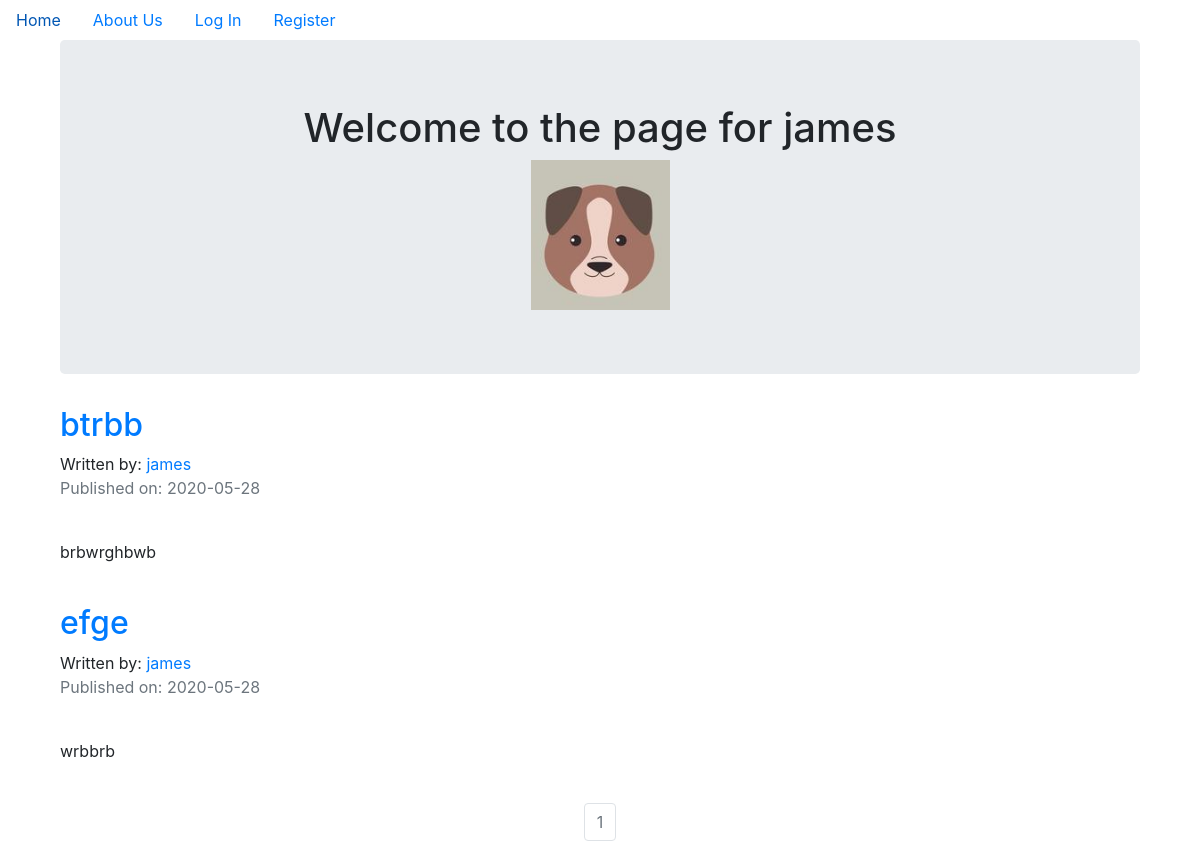
/james, run on the app's committed database.
### puppycompanyblog/models.py (models this page shows, shortened)
class User(db.Model, UserMixin):
    __tablename__ = 'users'
    id = db.Column(db.Integer, primary_key = True)
    profile_image = db.Column(db.String(20), nullable=False, default='default_profile.png')
    email = db.Column(db.String(64), unique=True, index=True)
    username = db.Column(db.String(64), unique=True, index=True)
    password_hash = db.Column(db.String(128))
    posts = db.relationship('BlogPost', backref='author', lazy=True)

class BlogPost(db.Model):
    users = db.relationship(User)
    id = db.Column(db.Integer, primary_key=True)
    user_id = db.Column(db.Integer, db.ForeignKey('users.id'), nullable=False)
    date = db.Column(db.DateTime, nullable=False, default=datetime.utcnow)
    title = db.Column(db.String(140), nullable=False)
    text = db.Column(db.Text, nullable=False)

### puppycompanyblog/users/views.py (the view)
@users.route("/<username>")
def user_posts(username):
    page = request.args.get('page', 1, type=int)
    user = User.query.filter_by(username=username).first_or_404()
    blog_posts = BlogPost.query.filter_by(author=user).order_by(BlogPost.date.desc()).paginate(page=page, per_page=2)
    return render_template('user_blog_posts.html', blog_posts=blog_posts, user=user)

### puppycompanyblog/templates/user_blog_posts.html (shortened to what this page needs)
{% extends "base.html" %}
{% block content %}
<div class="container">
  <div class="jumbotron">
    <div align='center'>
      <h1>Welcome to the page for {{user.username}}</h1>
      <img align='center' src="{{ url_for('static', filename='profile_pics/' + user.profile_image) }}">
    </div>
  </div>
  {% for post in blog_posts.items %}
  <h2><a href="{{ url_for('blog_posts.blog_post', blog_post_id=post.id) }}">{{ post.title }}</a></h2>
  Written by: <a href="{{ url_for('users.user_posts', username=post.author.username) }}">{{ post.author.username }}</a>
  <p class="text-muted">Published on: {{ post.date.strftime('%Y-%m-%d') }}</p>
  <br>
  <p>{{post.text}}</p>
  <br>
  {% endfor %}
</div>
<nav aria-label="Page navigation example">
  <ul class="pagination justify-content-center">
    {% for page_num in blog_posts.iter_pages(left_edge=1, right_edge=1, left_current=1, right_current=2) %}
    {% if blog_posts.page == page_num %}
    <li class="page-item disabled">
      <a class="page-link"
        href="{{ url_for('users.user_posts', username=user.username, page=page_num) }}">{{ page_num }}</a></li>
    {% else %}
    <li class="page-item"><a class="page-link"
        href="{{ url_for('users.user_posts', username=user.username, page=page_num) }}">{{ page_num }}</a></li>
    {% endif %}
    {% endfor %}
</nav>
{% endblock content %}

### data on the page
User: username "james", profile_image (placeholder picture)
BlogPost: title "btrbb", author.username "james", date "2020-05-28", text "brbwrghbwb"
BlogPost: title "efge", author.username "james", date "2020-05-28", text "wrbbrb"

### other printed values
{{ page_num }} "1"
